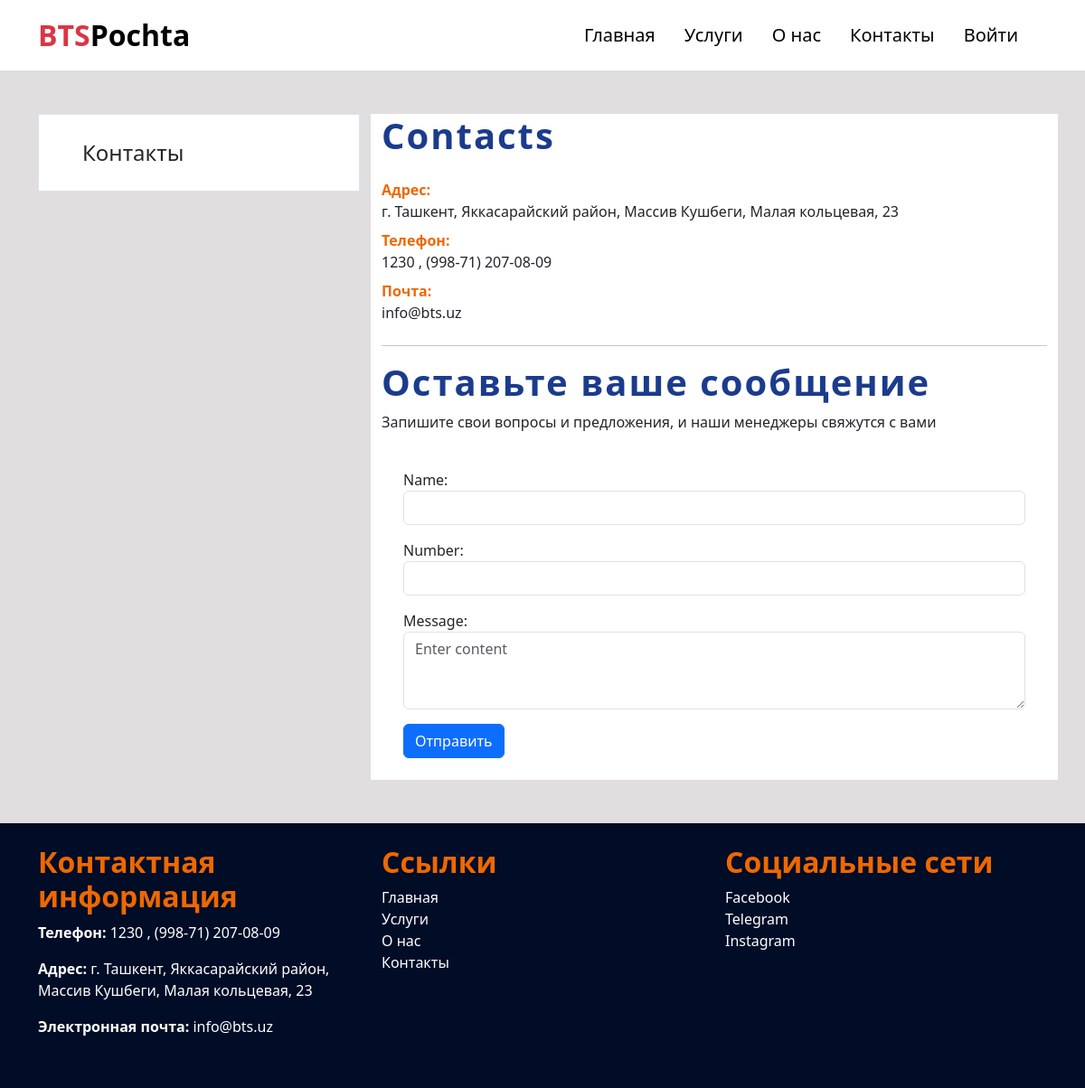
Page /contact/ on the committed database.
### app/models.py (models this page shows, shortened)
class BaseModel(models.Model):
    created_at = models.DateTimeField(auto_now_add=True)
    class Meta:
        abstract = True

class Contact(BaseModel):
    title = models.CharField(max_length=50)
    address = models.CharField(max_length=100)
    tel = models.CharField(max_length=30)
    email = models.EmailField(max_length=50)

### app/views.py (the view)
# urls.py: path('contact/', views.contact, name="contact"),
def contact(request):
    contact = Contact.objects.get(id=1)
    if request.method == "POST":
        form = ContactForm(request.POST)
        if form.is_valid():
            form.save()
            return redirect('app:contact')
    else:
        form = ContactForm()
    return render(request, 'contact.html', {"contact": contact, "form": form})

### app/forms.py
class ContactForm(ModelForm):
    class Meta:
        model = Form
        fields = ['name', 'number', 'message']
        widgets = {
            'name': forms.TextInput(attrs={'class': 'form-control'}),
            'number': forms.TextInput(attrs={'class': 'form-control'}),
            'message': forms.Textarea(attrs={'class': 'form-control', 'placeholder': 'Enter content', 'rows': 3}),
        }

### app/context_processors.py (called while the page is built)
def get_info(request):
    contact = Contact.objects.first()
    return {'contact': contact}

### app/templates/contact.html (shortened to what this page needs)
{% extends 'base.html' %}
{% load static %}
{% block content %}
  <section class="container my-5" style="background-color: #e0dede;">
    <div class="row">
      <aside class="col-12 col-md-4 order-1 order-md-1 mb-4 mb-md-0">
        <div class="border py-4 px-5 fs-4" style="background-color: white;">
          <a href="{% url 'app:contact' %}" class="text-decoration-none text-dark">Контакты</a>
        </div>
      </aside>
      <div class="col-12 col-md-8 order-2 order-md-2" style="background-color: white;">
        <h1 class="mb-4" style="font-weight: 700; letter-spacing: 2px; color: #1b3b8d;">{{ contact.title }}</h1>
        <p class="mb-2">
          <strong style="color: #ee6800;">Адрес:</strong> <br> {{ contact.address }}
        </p>
        <p class="mb-2">
          <strong style="color: #ee6800;">Телефон:</strong> <br> {{ contact.tel }}
        </p>
        <p class="mb-4">
          <strong style="color: #ee6800;">Почта:</strong> <br> {{ contact.email }}
        </p>
        <hr>
        <div>
          <h3 class="fs-1" style="font-weight: 700; letter-spacing: 2px; color: #1b3b8d;">Оставьте ваше сообщение</h3>
          <p>Запишите свои вопросы и предложения, и наши менеджеры свяжутся с вами</p>
          <form method="POST" class="p-4">
            {{ form.as_p }}
            <button type="submit" class="btn btn-primary">Отправить</button>
          </form>
        </div>
      </div>
    </div>
  </section>
{% endblock %}

### app/templates/base.html (shortened to what this page needs)
{% load static %}
<!DOCTYPE html>
<html lang="en">
  <head>
    <link href="{% static 'css/bootstrap.css' %}" rel="stylesheet" />
    <link href="https://cdn.jsdelivr.net/npm/bootstrap@5.3.3/dist/css/bootstrap.min.css" rel="stylesheet" />
  </head>
  <body style="background-color: #e0dede;">
    <nav class="navbar navbar-expand-xl bg-white">
      <div class="container">
        <a class="navbar-brand fs-2 fw-bold" href="{% url "app:home" %}"><span class="text-danger">BTS</span>Pochta</a>
        <div class="collapse navbar-collapse show" id="navbarDark">
          <ul class="navbar-nav ms-auto mb-2 mb-xl-0 fs-5 ms-auto p-2 text-center">
            <li class="nav-item me-3">
              <a class="nav-link active" aria-current="page" href="{% url 'app:home' %}">Главная</a>
            </li>
            <li class="nav-item me-3">
              <a class="nav-link active" href="{% url 'app:services' %}">Услуги</a>
            </li>
            <li class="nav-item me-3">
              <a class="nav-link active" href="{% url 'app:about' %}">О нас</a>
            </li>
            <li class="nav-item me-3">
              <a class="nav-link active" href="{% url 'app:contact' %}">Контакты</a>
            </li>
            {% if user.is_authenticated %}
              <li class="nav-item me-3">
                <a class="nav-link active" href="{% url 'app:profile' user.username %}">Личный Кабинет</a>
              </li>
            {% else %}
              <li class="nav-item me-3">
                <a class="nav-link active" href="{% url 'app:login' %}">Войти</a>
              </li>
            {% endif %}
          </ul>
        </div>
      </div>
    </nav>
    {% block content %}
    {% endblock %}
    <footer class="text-dark py-4 mt-4" style="background-color: #010c27; ">
      <div class="container">
        <div class="row text-white">
          <div class="col-md-4 mb-3">
            <h5 class="fw-bold fs-2" style="color: #ee6800;">Контактная информация</h5>
            <p> <strong>Телефон:</strong>  {{ contact.tel }}</p>
            <p> <strong>Адрес:</strong>  {{ contact.address }}</p>
            <p> <strong>Электронная почта:</strong>  {{ contact.email }}</p>
          </div>
          <div class="col-md-4 mb-3">
            <h5 class="fw-bold fs-2" style="color: #ee6800;">Ссылки</h5>
            <ul class="list-unstyled">
              <li><a class="text-decoration-none text-white" href="{% url 'app:home' %}">Главная</a></li>
              <li><a class="text-decoration-none text-white" href="{% url 'app:services' %}">Услуги</a></li>
              <li><a class="text-decoration-none text-white" href="{% url 'app:about' %}">О нас</a></li>
              <li><a class="text-decoration-none text-white" href="{% url 'app:contact' %}">Контакты</a></li>
            </ul>
          </div>
          <div class="col-md-4 mb-3">
            <h5 class="fw-bold fs-2" style="color: #ee6800;">Социальные сети</h5>
            <ul class="list-unstyled">
              <li><a class="text-decoration-none text-white" href="https://facebook.com/">Facebook</a></li>
              <li><a class="text-decoration-none text-white" href="https://web.telegram.org/">Telegram</a></li>
              <li><a class="text-decoration-none text-white" href="https://www.instagram.com/">Instagram</a></li>
            </ul>
          </div>
        </div>
      </div>
    </footer>
  </body>
</html>

### rows in the picture
Contact: title "Contacts", address "г. Ташкент, Яккасарайский район, Массив Кушбеги, Малая кольцевая, 23", tel "1230 , (998-71) 207-08-09", email "info@bts.uz"
